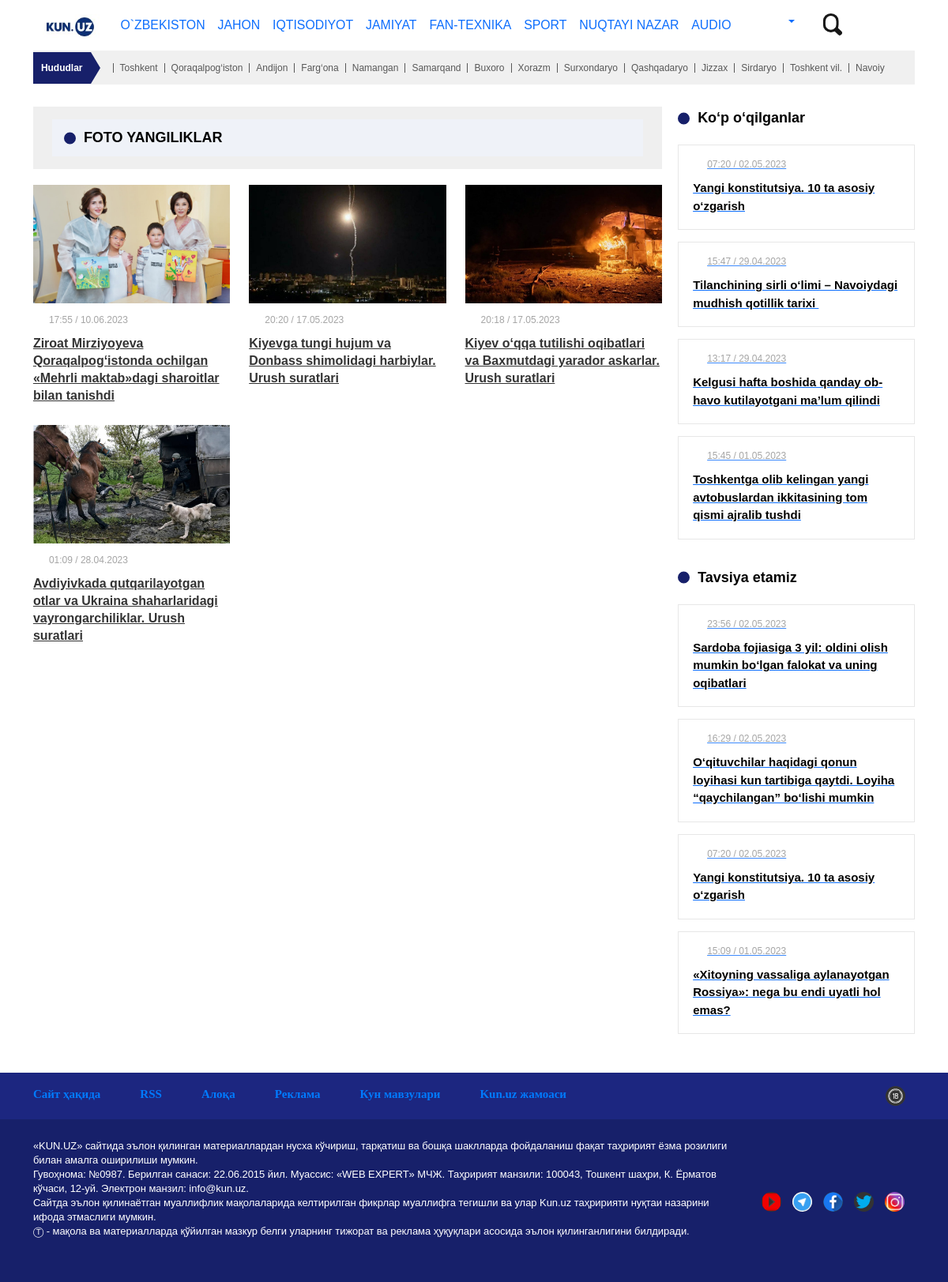
Screenshot of /foto/news with the database file from the repository.
### newapp/models.py (models this page shows, shortened)
class NewsModel(models.Model):
    catigorys = models.ForeignKey(Catigory, blank=True, null=True, on_delete=models.CASCADE)
    VOTE_TYPE = (
    ('+', 'main'),
    ('-', 'second')
    )
    dolzarb = models.CharField( blank=True, null=True, max_length=25, choices=VOTE_TYPE)
    regions = models.ForeignKey(RegionModel, blank=True, null=True, on_delete=models.CASCADE)
    types = models.ForeignKey(NewsType, blank=True,null=True, on_delete=models.CASCADE)
    news_title = models.CharField(max_length=252, blank=True, null=True)
    title = models.CharField(max_length=255)
    descriptions = RichTextField()
    short_text = RichTextField( blank=True, null=True)
    image = models.ImageField()
    audio_file = models.FileField( blank=True, null=True, upload_to='audio/')
    date = models.DateTimeField(auto_now_add=True)
    operator = models.CharField(max_length=25, blank=True, null=True)
    montajor = models.CharField(max_length=25, blank=True, null=True)
    tg_id = models.IntegerField(blank=True, null=True)

### newapp/views.py (the view)
# urls.py: path('foto/news', NewFotosView, name='foto_news'),
def NewFotosView(request):
    fotos = NewsModel.objects.filter(types__type='Fotoyangiliklar').order_by('-date')
    paginator = Paginator(fotos, 10)
    page = request.GET.get('page')
    fotos = paginator.get_page(page)
    context = {
       'fotos': fotos,
    }
    return render(request,'foto_news.html',context)

### template/foto_news.html (shortened to what this page needs)
{% extends 'base.html' %} {% load static %} {% block content %}
<main style="transform: none">
  <div class="container">
    <div class="countries" style="transform:none;">
        <div class="countries-list">
          <div class="regions">Hududlar</div>
          <ul class="list">
            <li><a href="{% url 'toshkent' %}">Toshkent</a></li>
            <li><a href="#">Qoraqalpog‘iston</a></li>
            <li><a href="#">Andijon</a></li>
            <li><a href="#">Farg‘ona</a></li>
            <li><a href="#">Namangan</a></li>
            <li><a href="#">Samarqand</a></li>
            <li><a href="#">Buxoro</a></li>
            <li><a href="#">Xorazm</a></li>
            <li><a href="#">Surxondaryo</a></li>
            <li><a href="#">Qashqadaryo</a></li>
            <li><a href="#">Jizzax</a></li>
            <li><a href="#">Sirdaryo</a></li>
            <li><a href="#">Toshkent vil.</a></li>
            <li><a href="#">Navoiy</a></li>
          </ul>
        </div>
      </div>
    </div>
  <div class="container" style="transform: none">
    <div class="single-layout" style="transform: none">
      <div
        class="single-layout__center sticky-content pr-20"
        style="
          position: relative;
          overflow: visible;
          box-sizing: border-box;
          min-height: 1px;
        "
      >
        <div
          class="theiaStickySidebar"
          style="
            padding-top: 0px;
            padding-bottom: 1px;
            position: static;
            transform: none;
          "
        >
          <div class="search-block">
            <div class="block-title mb-0 pt-10 pb-10 pl-15 bg-gray">
              <span class="text-uppercase">Foto yangiliklar</span>
            </div>
          </div>
          <div class="row" id="news-list">
            {% for editor_new in fotos %}
            <div class="col-md-4 mb-25 l-item">
              <div class="news">
                <a
                  class="news__img"
                  href="{% url 'news' editor_new.pk %}"
                  ><img
                    src="{{ editor_new.image.url }}"
                /></a>
                <div class="news-meta"><span>{{ editor_new.date|date:"H:i / d.m.Y"}}</span></div>
                <a
                  class="news__title"
                  href="{% url 'news' editor_new.pk %}"
                  >{{ editor_new.title }}</a
                >
              </div>
            </div>
            {% endfor %}
          </div>
        </div>
      </div>
      <div
        class="single-layout__right sticky-block"
        style="
          position: relative;
          overflow: visible;
          box-sizing: border-box;
          min-height: 1px;
        "
      >
        <div
          class="theiaStickySidebar"
          style="
            padding-top: 1px;
            padding-bottom: 1px;
            position: static;
            transform: none;
          "
        >
          <div
            class="mb-20"
            id="top-news-content"
            data='{"url":"\/uz\/news\/list?f=top","ph":true}'
          >
            <div class="block-title"><span>Ko‘p o‘qilganlar</span></div>
            <a
              class="news-recommended"
              href="/uz/news/2023/05/02/yangi-konstitutsiya-10-ta-asosiy-ozgarish"
              >
              <div class="pl-18">
                <div class="news-meta"><span>07:20 / 02.05.2023</span></div>
              </div>
              <span class="news-recommended__title"
                >Yangi konstitutsiya. 10 ta asosiy o‘zgarish</span
              ></a
            ><a
              class="news-recommended"
              href="/uz/news/2023/04/29/tilanchining-sirli-olimi-navoiydagi-mudhish-qotillik-tarixi"
              ><div class="pl-18">
                <div class="news-meta"><span>15:47 / 29.04.2023</span></div>
              </div>
              <span class="news-recommended__title"
                >Tilanchining sirli o‘limi – Navoiydagi mudhish qotillik
                tarixi&nbsp;</span
              ></a
            ><a
              class="news-recommended"
              href="/uz/news/2023/04/29/kelgusi-hafta-boshida-qanday-ob-havo-kutilayotgani-malum-qilindi"
              ><div class="pl-18">
                <div class="news-meta"><span>13:17 / 29.04.2023</span></div>
              </div>
              <span class="news-recommended__title"
                >Kelgusi hafta boshida qanday ob-havo kutilayotgani ma’lum
                qilindi</span
              ></a
            ><a
              class="news-recommended"
              href="/uz/news/2023/05/01/toshkentga-olib-kelingan-yangi-avtobuslar-avariya-holatida-hozircha-masullar-jim"
              ><div class="pl-18">
                <div class="news-meta"><span>15:45 / 01.05.2023</span></div>
              </div>
              <span class="news-recommended__title"
                >Toshkentga olib kelingan yangi avtobuslardan ikkitasining tom
                qismi ajralib tushdi</span
              ></a
            >
          </div>
          <div
            id="recomended-news-content"
            data='{"url":"\/uz\/news\/list?f=recommended","ph":true}'
          >
            <div class="block-title"><span>Tavsiya etamiz</span></div>
            <a
              class="news-recommended"
              href="/uz/news/2023/05/02/sardoba-fojiasiga-3-yil-oldini-olish-mumkin-bolgan-falokat-va-uning-oqibatlari"
              >
              <div class="pl-18">
                <div class="news-meta"><span>23:56 / 02.05.2023</span></div>
              </div>
              <span class="news-recommended__title"
                >Sardoba fojiasiga 3 yil: oldini olish mumkin bo‘lgan falokat va
                uning oqibatlari</span
              ></a
            ><a
              class="news-recommended"
              href="/uz/news/2023/05/02/oqituvchilar-haqidagi-qonun-loyihasi-nihoyat-kun-tartibiga-qaytdi-loyiha-qaychilangan-bolishi-mumkin"
              ><div class="pl-18">
                <div class="news-meta"><span>16:29 / 02.05.2023</span></div>
              </div>
              <span class="news-recommended__title"
                >O‘qituvchilar haqidagi qonun loyihasi kun tartibiga qaytdi.
                Loyiha “qaychilangan” bo‘lishi mumkin</span
              ></a
            ><a
              class="news-recommended"
              href="/uz/news/2023/05/02/yangi-konstitutsiya-10-ta-asosiy-ozgarish"
              ><div class="pl-18">
                <div class="news-meta"><span>07:20 / 02.05.2023</span></div>
              </div>
              <span class="news-recommended__title"
                >Yangi konstitutsiya. 10 ta asosiy o‘zgarish</span
              ></a
            ><a
              class="news-recommended"
              href="/uz/news/2023/05/01/xitoyning-vassaliga-aylanayotgan-rossiya-nega-bu-endi-uyatli-hol-emas"
              ><div class="pl-18">
                <div class="news-meta"><span>15:09 / 01.05.2023</span></div>
              </div>
              <span class="news-recommended__title"
                >«Xitoyning vassaliga aylanayotgan Rossiya»: nega bu endi uyatli
                hol emas?</span
              ></a
            >
          </div>
        </div>
      </div>
    </div>
  </div>
</main>
{% endblock %}

### static/css/base_2.css (style rules this page uses)
.container { width: 100%; padding-right: 15px; padding-left: 15px; margin-right: auto; margin-left: auto; }
body { padding: 0; margin: 0; letter-spacing: 0; font-size: 16px; font-family: "Montserrat"; font-weight: 300; }
* { -webkit-box-sizing: border-box; box-sizing: border-box; outline: none; }
html { -webkit-tap-highlight-color: rgba(0, 0, 0, 0); font-size: 62.5%; position: relative; max-width: 100%; overflow-x: hidden; }
html { font-family: sans-serif; -ms-text-size-adjust: 100%; -webkit-text-size-adjust: 100%; }
div { display: block; }

### static/css/footer.css (style rules this page uses)
footer, div { display: block; }
li { display: list-item; text-align: -webkit-match-parent; }
a { display: inline-block; cursor: pointer; }
img { overflow-clip-margin: content-box; overflow: clip; }
ul { display: block; list-style-type: disc; margin-block-start: 1em; margin-block-end: 1em; margin-inline-start: 0px; margin-inline-end: 0px; padding-inline-start: 40px; }
ul { list-style-type: disc; }

### static/css/header.css (style rules this page uses)
* { border: 0; box-sizing: border-box; margin: 0; padding: 0; }
:root { font-size: calc(12px + (20 - 13)*(100vw - 320px)/(1920 - 320)); }

### static/css/uzbekiston.css (style rules this page uses)
.block-title span { color: #000000; font-size: 18px; font-weight: bold; position: relative; display: block; padding-left: 25px; }
.block-title span:before { width: 15px; height: 15px; background: transparent; border: 4px solid #17206A; display: block; }
.mb-25 { margin-bottom: 25px !important; }
a { text-decoration: none; -webkit-transition: all .3s; -o-transition: all .3s; transition: all .3s; }
a { display: inline-block; cursor: pointer; }
.news-meta { margin-bottom: 10px; opacity: 0.8; color: #000000; font-size: 12px; padding-left: 20px; background: url(../img/calendar.svg) no-repeat center left; background-size: contain; }
.news-meta > span { color: #8F8F8F; font-weight: 300; }
a { background: 0 0; }
.theiaStickySidebar:after { content: ""; display: table; clear: both; }
*:before, *:after { -webkit-box-sizing: border-box; box-sizing: border-box; }
.single-layout { display: -webkit-box; display: -webkit-flex; display: -ms-flexbox; display: flex; padding: 13px 0; }
.single-layout__center { -webkit-box-flex: 1; -webkit-flex: 1; -ms-flex: 1; flex: 1; position: relative; }
.mb-0 { margin-bottom: 0px !important; }
.pr-20 { padding-right: 20px !important; }
.single-layout__right { width: 300px; overflow: hidden; }

### static/css/news_list.css (style rules this page uses)
article, aside, details, figcaption, figure, footer, header, hgroup, main, nav, section, summary { display: block; }
@media (min-width: 992px) { .container { max-width: 960px; } }
@media (min-width: 768px) { .container { max-width: 720px; } }
@media (min-width: 576px) { .container { max-width: 540px; } }
.container { width: 100%; padding-right: 15px; padding-left: 15px; margin-right: auto; margin-left: auto; }
.single-layout { display: -webkit-box; display: -webkit-flex; display: -ms-flexbox; display: flex; padding: 13px 0; }
.single-layout__center { -webkit-box-flex: 1; -webkit-flex: 1; -ms-flex: 1; flex: 1; position: relative; }
.pr-20 { padding-right: 20px !important; }
*:before, *:after { -webkit-box-sizing: border-box; box-sizing: border-box; }
.theiaStickySidebar:after { content: ""; display: table; clear: both; }

### static/css/muharrir_tanlovi.css (style rules this page uses)
.search-block { background-color: rgba(216, 216, 216, 0.41); padding: 16px 24px; margin-bottom: 20px; }
.block-title { display: -webkit-box; display: -webkit-flex; display: -ms-flexbox; display: flex; -webkit-box-pack: justify; -webkit-justify-content: space-between; -ms-flex-pack: justify; justify-content: space-between; margin-bottom: 20px; }
.bg-gray { background-color: #EFF2F8; }
.pl-15 { padding-left: 15px !important; }
.pb-10 { padding-bottom: 10px !important; }
.pt-10 { padding-top: 10px !important; }
.mb-0 { margin-bottom: 0px !important; }
* { -webkit-box-sizing: border-box; box-sizing: border-box; outline: none; }
.block-title span { color: #000000; font-size: 18px; font-weight: bold; position: relative; display: block; padding-left: 25px; }
.text-uppercase { text-transform: uppercase; }
.block-title span:before { width: 15px; height: 15px; background: transparent; border: 4px solid #17206A; display: block; }
.block-title span::before { content: ""; position: absolute; left: 0; top: 50%; -webkit-transform: translateY(-50%); -ms-transform: translateY(-50%); transform: translateY(-50%); width: 15px; height: 15px; border-radius: 100%; background-color: #17206A; }
*:before, *:after { -webkit-box-sizing: border-box; box-sizing: border-box; }

### rows the page displays
NewsModel: image (picture), date "17:55 / 10.06.2023", title "Ziroat Mirziyoyeva Qoraqalpog‘istonda ochilgan «Mehrli maktab»dagi sharoitlar bilan tanishdi"
NewsModel: image (picture), date "20:20 / 17.05.2023", title "Kiyevga tungi hujum va Donbass shimolidagi harbiylar. Urush suratlari"
NewsModel: image (picture), date "20:18 / 17.05.2023", title "Kiyev o‘qqa tutilishi oqibatlari va Baxmutdagi yarador askarlar. Urush suratlari"
NewsModel: image (picture), date "01:09 / 28.04.2023", title "Avdiyivkada qutqarilayotgan otlar va Ukraina shaharlaridagi vayrongarchiliklar. Urush suratlari"
